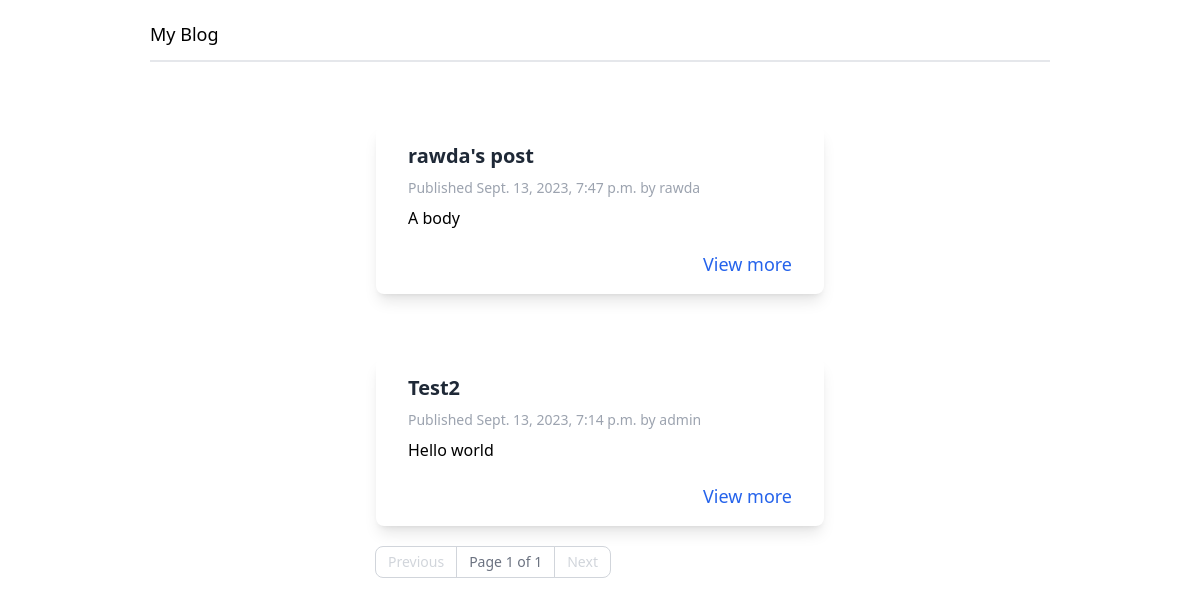
/blog/, run on an earlier commit of the app's database.
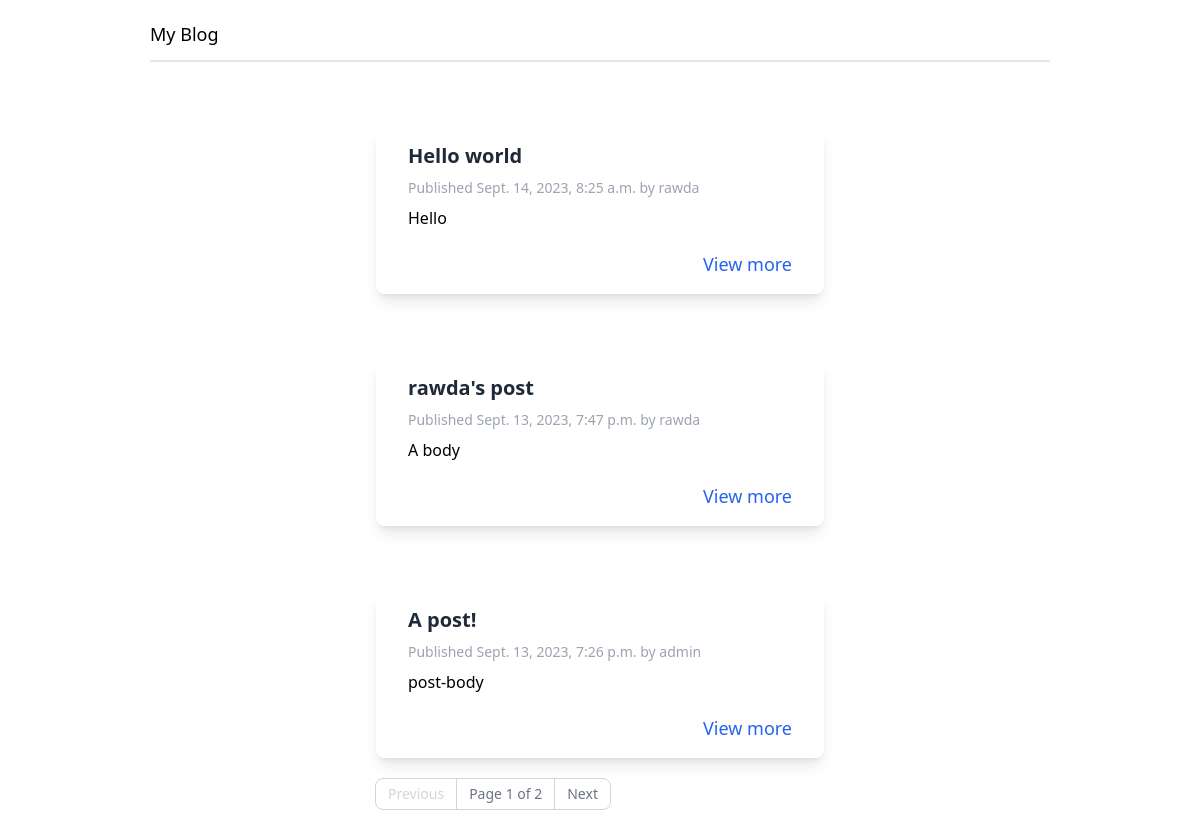
And on a later commit of the database.
### blog/models.py (models this page shows, shortened)
class Post(models.Model):
    class PublishedManager(models.Manager):
        def get_queryset(self):
            return super().get_queryset().filter(status=Post.Status.PUBLISHED)
    class Status(models.TextChoices):
        DRAFT = 'DF', 'DRAFT'
        PUBLISHED = 'PB', 'PUBLISHED'
    title = models.CharField(max_length=250)
    slug = models.SlugField(max_length=250, unique_for_date='publish')
    body = models.TextField()
    publish = models.DateTimeField(default=timezone.now)
    created = models.DateTimeField(auto_now_add=True)
    updated = models.DateTimeField(auto_now=True)
    status = models.CharField(max_length=2, choices=Status.choices, default=Status.DRAFT)
    author = models.ForeignKey(User, on_delete=models.CASCADE, related_name='blog_posts')
    objects = models.Manager()
    published = PublishedManager()
    class Meta:
        ordering = ['-publish']
        indexes = [
            models.Index(fields=['-publish'])
        ]
    def get_absolute_url(self):
        return reverse("blog:post_detail", args=[self.publish.year, self.publish.month, self.publish.day, self.slug])

### blog/views.py (the view)
# urls.py: path('', views.post_list, name='post_list'),
def post_list(request):
    posts = Post.published.all()
    paginator = Paginator(posts, 3)
    page_number = request.GET.get('page', 1)
    posts = paginator.page(page_number)
    return render(request, 'blog/post/list.html', {'posts': posts})

### blog/templates/blog/post/list.html (shortened to what this page needs)
{% extends "blog/base.html" %}
{% block content %}
<div class="mx-auto w-3/4">
    <h1 class="mt-5 border-b-2 pb-3 text-lg">My Blog</h1>
    {% for post in posts %}
    <div class="w-full mx-auto max-w-md px-8 py-4 mt-16 bg-white rounded-lg shadow-lg ">
        <h2 class="mt-2 text-xl font-semibold text-gray-800  md:mt-0">{{post.title}}</h2>
        <div class="text-sm mt-2 text-gray-400"> Published {{post.publish}} by {{post.author}}</div>
        <p class="mt-2 text-sm text-gray-600">
            {{post.body|truncatechars:30|linebreaks}}
        </p>
        <div class="flex justify-end mt-5">
            <a href="{{ post.get_absolute_url }}" class="text-lg font-medium text-blue-600 " tabindex="0" role="link">View more</a>
        </div>
    </div>
    {% endfor %}
    {% include "pagination.html" with page=posts %}
</div>
{% endblock %}

### blog/templates/blog/base.html (shortened to what this page needs)
{% load static %}
<html>
  <head>
    <link rel="stylesheet" href="{% static 'src/styles.css' %}" />
  </head>
  <body>
    <div>{% block content %} {% endblock content %}</div>
  </body>
</html>

### blog/templates/pagination.html
<nav class="w-1/2 mx-auto my-5">
    <ul class="inline-flex -space-x-px text-sm">
    {% if page.has_previous %}
    <li>
        <a href="?page={{page.previous_page_number}}" class="flex items-center justify-center px-3 h-8 ml-0 leading-tight text-gray-500 bg-white border border-gray-300 rounded-l-lg hover:bg-gray-100 hover:text-gray-700">Previous</a>
      </li>
      {% else %}
      <li>
        <a class="flex items-center justify-center px-3 h-8 ml-0 leading-tight text-gray-300 bg-white border border-gray-300 rounded-l-lg ">Previous</a>
      </li>
    {% endif %}
      <li>
        <span class="flex items-center justify-center px-3 h-8 cursor-pointer leading-tight text-gray-500 bg-white border border-gray-300 ">Page {{page.number}} of {{page.paginator.num_pages}}</span>
      </li>
      {% if page.has_next %}
      <li>
        <a href="?page={{page.next_page_number}}" class="flex items-center justify-center px-3 h-8 leading-tight text-gray-500 bg-white border border-gray-300 rounded-r-lg hover:bg-gray-100 hover:text-gray-700 ">Next</a>
      </li>
      {% else %}
      <li>
        <a class="flex items-center justify-center px-3 h-8 leading-tight text-gray-300 bg-white border border-gray-300 rounded-r-lg">Next</a>
      </li>
      {% endif %}
    </ul>
  </nav>

### static/src/styles.css (style rules this page uses)
html { line-height: 1.5; -webkit-text-size-adjust: 100%; -moz-tab-size: 4; -o-tab-size: 4; tab-size: 4; font-family: ui-sans-serif, system-ui, -apple-system, BlinkMacSystemFont, "Segoe UI", Roboto, "Helvetica Neue", Arial, "Noto Sans", sans-serif, "Apple Color Emoji", "Segoe UI Emoji", "Segoe UI Symbol", "Noto Color Emoji"; font-feature-settings: normal; font-variation-settings: normal; }
body { margin: 0; line-height: inherit; }
h1, h2, h3, h4, h5, h6 { font-size: inherit; font-weight: inherit; }
a { color: inherit; text-decoration: inherit; }
blockquote, dl, dd, h1, h2, h3, h4, h5, h6, hr, figure, p, pre { margin: 0; }
ol, ul, menu { list-style: none; margin: 0; padding: 0; }
.mx-auto { margin-left: auto; margin-right: auto; }
.my-5 { margin-top: 1.25rem; margin-bottom: 1.25rem; }
.mt-16 { margin-top: 4rem; }
.mt-2 { margin-top: 0.5rem; }
.mt-5 { margin-top: 1.25rem; }
.ml-0 { margin-left: 0px; }
.flex { display: flex; }
.inline-flex { display: inline-flex; }
.h-8 { height: 2rem; }
.w-1\/2 { width: 50%; }
.w-3\/4 { width: 75%; }
.w-full { width: 100%; }
.max-w-md { max-width: 28rem; }
.cursor-pointer { cursor: pointer; }
.items-center { align-items: center; }
.justify-end { justify-content: flex-end; }
.justify-center { justify-content: center; }
.-space-x-px > :not([hidden]) ~ :not([hidden]) { --tw-space-x-reverse: 0; margin-right: calc(-1px * var(--tw-space-x-reverse)); margin-left: calc(-1px * calc(1 - var(--tw-space-x-reverse))); }
.rounded-lg { border-radius: 0.5rem; }
.rounded-l-lg { border-top-left-radius: 0.5rem; border-bottom-left-radius: 0.5rem; }
.rounded-r-lg { border-top-right-radius: 0.5rem; border-bottom-right-radius: 0.5rem; }
.border { border-width: 1px; }
.border-b-2 { border-bottom-width: 2px; }
.border-gray-300 { --tw-border-opacity: 1; border-color: rgb(209 213 219 / var(--tw-border-opacity)); }
.bg-white { --tw-bg-opacity: 1; background-color: rgb(255 255 255 / var(--tw-bg-opacity)); }
.px-8 { padding-left: 2rem; padding-right: 2rem; }
.py-4 { padding-top: 1rem; padding-bottom: 1rem; }
.px-3 { padding-left: 0.75rem; padding-right: 0.75rem; }
.pb-3 { padding-bottom: 0.75rem; }
.text-lg { font-size: 1.125rem; line-height: 1.75rem; }
.text-sm { font-size: 0.875rem; line-height: 1.25rem; }
.text-xl { font-size: 1.25rem; line-height: 1.75rem; }
.font-medium { font-weight: 500; }
.font-semibold { font-weight: 600; }
.leading-tight { line-height: 1.25; }
.text-blue-600 { --tw-text-opacity: 1; color: rgb(37 99 235 / var(--tw-text-opacity)); }
.text-gray-400 { --tw-text-opacity: 1; color: rgb(156 163 175 / var(--tw-text-opacity)); }
.text-gray-500 { --tw-text-opacity: 1; color: rgb(107 114 128 / var(--tw-text-opacity)); }
.text-gray-600 { --tw-text-opacity: 1; color: rgb(75 85 99 / var(--tw-text-opacity)); }
.text-gray-800 { --tw-text-opacity: 1; color: rgb(31 41 55 / var(--tw-text-opacity)); }
.text-gray-300 { --tw-text-opacity: 1; color: rgb(209 213 219 / var(--tw-text-opacity)); }
.shadow-lg { --tw-shadow: 0 10px 15px -3px rgb(0 0 0 / 0.1), 0 4px 6px -4px rgb(0 0 0 / 0.1); --tw-shadow-colored: 0 10px 15px -3px var(--tw-shadow-color), 0 4px 6px -4px var(--tw-shadow-color); box-shadow: var(--tw-ring-offset-shadow, 0 0 #0000), var(--tw-ring-shadow, 0 0 #0000), var(--tw-shadow); }
@media (min-width: 768px) { .md\:mt-0 { margin-top: 0px; } }

What changed in the data, as far as the page shows it:
no longer on this page (row unchanged): Post: title "Test2", publish "Sept. 13, 2023, 7:14 p.m.", author "admin", body "Hello world"
added Post: title "Hello world", publish "Sept. 14, 2023, 8:25 a.m.", author "rawda", body "Hello"
now on this page (row edited): Post: title "A post!", publish "Sept. 13, 2023, 7:26 p.m.", author "admin", body "post-body"
Also different on the page:
{{ page.paginator.num_pages }}: "1" → "2"
